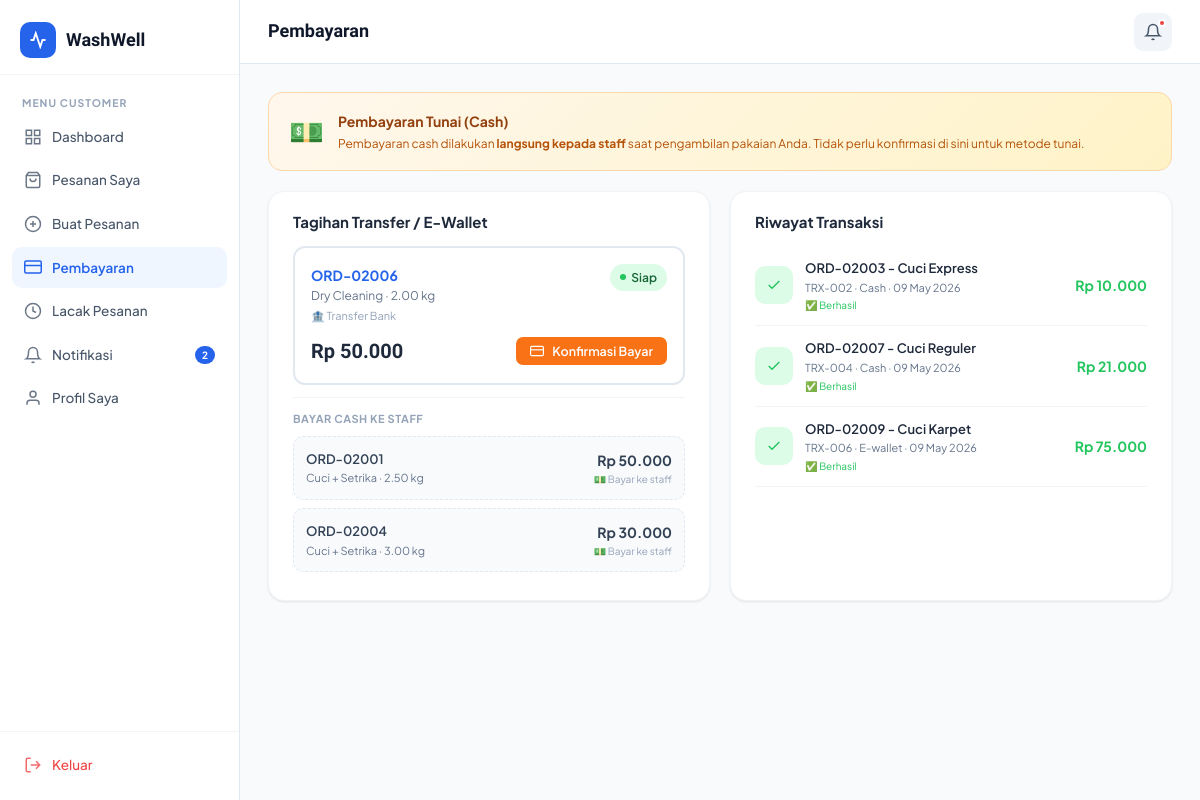
The page /customer/payments.php (signed in) on the database its author committed.
### tables this page shows
CREATE TABLE IF NOT EXISTS orders (
    id INT AUTO_INCREMENT PRIMARY KEY,
    order_code VARCHAR(20) UNIQUE NOT NULL,
    user_id INT NOT NULL,
    service_id INT NOT NULL,
    staff_id INT DEFAULT NULL,
    weight DECIMAL(5,2) DEFAULT 1.00,
    amount DECIMAL(10,2) NOT NULL,
    status ENUM('pending','in_progress','ready','delivered','cancelled') DEFAULT 'pending',
    pickup_date DATE,
    delivery_date DATE,
    notes TEXT,
    payment_status ENUM('unpaid','paid') DEFAULT 'unpaid',
    payment_method ENUM('cash','transfer','e-wallet') DEFAULT 'cash',
    created_at TIMESTAMP DEFAULT CURRENT_TIMESTAMP,
    updated_at TIMESTAMP DEFAULT CURRENT_TIMESTAMP ON UPDATE CURRENT_TIMESTAMP,
    FOREIGN KEY (user_id) REFERENCES users(id) ON DELETE CASCADE,
    FOREIGN KEY (service_id) REFERENCES services(id),
    FOREIGN KEY (staff_id) REFERENCES users(id) ON DELETE SET NULL
);

CREATE TABLE IF NOT EXISTS services (
    id INT AUTO_INCREMENT PRIMARY KEY,
    name VARCHAR(100) NOT NULL,
    description TEXT,
    price_per_kg DECIMAL(10,2) NOT NULL,
    duration_hours INT DEFAULT 24,
    is_active TINYINT(1) DEFAULT 1,
    created_at TIMESTAMP DEFAULT CURRENT_TIMESTAMP
);

CREATE TABLE IF NOT EXISTS transactions (
    id INT AUTO_INCREMENT PRIMARY KEY,
    order_id INT NOT NULL,
    transaction_code VARCHAR(30) UNIQUE NOT NULL,
    amount DECIMAL(10,2) NOT NULL,
    payment_method ENUM('cash','transfer','e-wallet') DEFAULT 'cash',
    status ENUM('pending','success','failed') DEFAULT 'pending',
    created_at TIMESTAMP DEFAULT CURRENT_TIMESTAMP,
    FOREIGN KEY (order_id) REFERENCES orders(id)
);

### includes/auth.php (called while the page is built, shortened)
<?php
require_once __DIR__ . '/config.php';
function getCurrentUser() {
    $db = getDB();
    $id = (int)$_SESSION['user_id'];
    $res = $db->query("SELECT * FROM users WHERE id=$id LIMIT 1");
    return $res ? $res->fetch_assoc() : null;
}
function getUnreadNotifs($userId) {
    $db = getDB();
    $uid = (int)$userId;
    $res = $db->query("SELECT COUNT(*) as cnt FROM notifications WHERE user_id=$uid AND is_read=0");
    return $res ? (int)$res->fetch_assoc()['cnt'] : 0;
}
?>

### includes/config.php (called while the page is built, shortened)
<?php
function formatRupiah($amount) {
    return 'Rp ' . number_format($amount, 0, ',', '.');
}
?>

### customer/payments.php (the view, shortened to what this page needs)
<?php
require_once '../includes/auth.php';
$db = getDB();
$user = getCurrentUser();
$uid = (int)$user['id'];
$transactions = $db->query("SELECT t.*,o.order_code,s.name as service_name FROM transactions t JOIN orders o ON t.order_id=o.id JOIN services s ON o.service_id=s.id WHERE o.user_id=$uid ORDER BY t.created_at DESC LIMIT 20");
?>
<!DOCTYPE html>
<html lang="id">
<head>
<link rel="stylesheet" href="../assets/css/style.css">
</head>
<body>
<div class="app-layout">
    <?php require_once('../customer/sidebar.php'); ?>
    <div class="main-content">
        <header class="topbar">
            <div class="topbar-left">
                <div class="topbar-title">Pembayaran</div>
            </div>
            <div class="topbar-right">
                <a href="notifications.php" class="notif-btn" style="position:relative;display:flex;align-items:center;justify-content:center;width:38px;height:38px;border-radius:9px;background:var(--gray-100);">
                    <svg width="18" height="18" viewBox="0 0 24 24" fill="none" stroke="currentColor" stroke-width="2"><path d="M18 8A6 6 0 0 0 6 8c0 7-3 9-3 9h18s-3-2-3-9"/><path d="M13.73 21a2 2 0 0 1-3.46 0"/></svg>
                    <?php if ($notifCount > 0): ?><span style="position:absolute;top:6px;right:6px;width:8px;height:8px;border-radius:50%;background:#EF4444;border:2px solid white;"></span><?php endif; ?>
                </a>
            </div>
        </header>
        <main class="page-content">
            <div style="background:linear-gradient(135deg,#FFF7ED,#FEF3C7);border:1.5px solid #FED7AA;border-radius:14px;padding:16px 20px;margin-bottom:20px;display:flex;align-items:center;gap:14px;">
                <div style="font-size:28px;flex-shrink:0;">💵</div>
                <div>
                    <div style="font-weight:700;font-size:14px;color:#92400E;margin-bottom:2px;">Pembayaran Tunai (Cash)</div>
                    <div style="font-size:12px;color:#B45309;line-height:1.5;">Pembayaran cash dilakukan <strong>langsung kepada staff</strong> saat pengambilan pakaian Anda. Tidak perlu konfirmasi di sini untuk metode tunai.</div>
                </div>
            </div>
            <div style="display:grid;grid-template-columns:1fr 1fr;gap:20px;">
                <div class="card">
                    <div class="card-header">
                        <span class="card-title">Tagihan Transfer / E-Wallet</span>
                    </div>
                    <div class="card-body" style="padding-top:12px;">
                        <?php
                        $unpaidNonCash = $db->query("SELECT o.*,s.name as service_name FROM orders o JOIN services s ON o.service_id=s.id WHERE o.user_id=$uid AND o.payment_status='unpaid' AND o.payment_method IN ('transfer','e-wallet') AND o.status!='cancelled' ORDER BY o.created_at DESC");
                        ?>
                        <?php if ($unpaidNonCash->num_rows === 0): ?>
                        <div style="text-align:center;padding:40px 0;color:var(--gray-400);">
                            <svg width="40" height="40" viewBox="0 0 24 24" fill="none" stroke="currentColor" stroke-width="1.5" style="margin-bottom:10px;opacity:0.4;"><path d="M22 11.08V12a10 10 0 1 1-5.93-9.14"/><polyline points="22 4 12 14.01 9 11.01"/></svg>
                            <p style="font-size:13px;">Tidak ada tagihan transfer/e-wallet.</p>
                            <p style="font-size:11px;color:var(--gray-400);">Tagihan cash dibayar langsung ke staff.</p>
                        </div>
                        <?php else: ?>
                        <?php while($o = $unpaidNonCash->fetch_assoc()): ?>
                        <div style="border:2px solid var(--gray-200);border-radius:12px;padding:16px;margin-bottom:12px;">
                            <div style="display:flex;justify-content:space-between;align-items:start;margin-bottom:10px;">
                                <div>
                                    <div style="font-weight:700;color:var(--primary)"><?= htmlspecialchars($o['order_code']) ?></div>
                                    <div style="font-size:12px;color:var(--gray-500);"><?= htmlspecialchars($o['service_name']) ?> · <?= $o['weight'] ?> kg</div>
                                    <div style="font-size:11px;color:var(--gray-400);margin-top:2px;"><?= $o['payment_method']==='transfer'?'🏦 Transfer Bank':'📱 E-Wallet' ?></div>
                                </div>
                                <span class="badge badge-<?= $o['status'] ?>"><?= ['pending'=>'Menunggu','in_progress'=>'Diproses','ready'=>'Siap'][($o['status'])] ?? $o['status'] ?></span>
                            </div>
                            <div style="display:flex;justify-content:space-between;align-items:center;">
                                <div style="font-size:20px;font-weight:800;font-family:'Sora',sans-serif;color:var(--gray-800);"><?= formatRupiah($o['amount']) ?></div>
                                <button class="btn btn-orange btn-sm" onclick="openPayModal(<?= $o['id'] ?>,'<?= htmlspecialchars($o['order_code']) ?>','<?= htmlspecialchars($o['service_name']) ?>',<?= $o['amount'] ?>,'<?= $o['payment_method'] ?>')">
                                    <svg width="14" height="14" viewBox="0 0 24 24" fill="none" stroke="currentColor" stroke-width="2"><rect x="1" y="4" width="22" height="16" rx="2"/><line x1="1" y1="10" x2="23" y2="10"/></svg>
                                    Konfirmasi Bayar
                                </button>
                            </div>
                        </div>
                        <?php endwhile; ?>
                        <?php endif; ?>
                        <?php
                        $unpaidCash = $db->query("SELECT o.*,s.name as service_name FROM orders o JOIN services s ON o.service_id=s.id WHERE o.user_id=$uid AND o.payment_status='unpaid' AND o.payment_method='cash' AND o.status!='cancelled' ORDER BY o.created_at DESC");
                        if ($unpaidCash->num_rows > 0): ?>
                        <div style="border-top:1px solid var(--gray-100);margin-top:12px;padding-top:12px;">
                            <div style="font-size:11px;font-weight:700;color:var(--gray-400);text-transform:uppercase;letter-spacing:0.5px;margin-bottom:8px;">Bayar Cash ke Staff</div>
                            <?php while($o = $unpaidCash->fetch_assoc()): ?>
                            <div style="border:1.5px dashed var(--gray-200);border-radius:10px;padding:12px;margin-bottom:8px;background:var(--gray-50);">
                                <div style="display:flex;justify-content:space-between;align-items:center;">
                                    <div>
                                        <div style="font-weight:600;font-size:13px;color:var(--gray-700)"><?= htmlspecialchars($o['order_code']) ?></div>
                                        <div style="font-size:11px;color:var(--gray-500);"><?= htmlspecialchars($o['service_name']) ?> · <?= $o['weight'] ?> kg</div>
                                    </div>
                                    <div style="text-align:right;">
                                        <div style="font-weight:700;font-size:14px;color:var(--gray-700)"><?= formatRupiah($o['amount']) ?></div>
                                        <div style="font-size:10px;color:var(--gray-400);">💵 Bayar ke staff</div>
                                    </div>
                                </div>
                            </div>
                            <?php endwhile; ?>
                        </div>
                        <?php endif; ?>
                    </div>
                </div>
                <div class="card">
                    <div class="card-header"><span class="card-title">Riwayat Transaksi</span></div>
                    <div class="card-body" style="padding-top:12px;">
                        <?php if ($transactions->num_rows === 0): ?>
                        <div style="text-align:center;padding:40px 0;color:var(--gray-400);font-size:13px;">Belum ada transaksi</div>
                        <?php else: ?>
                        <?php while($t = $transactions->fetch_assoc()): ?>
                        <div style="display:flex;align-items:center;gap:12px;padding:12px 0;border-bottom:1px solid var(--gray-100);">
                            <div style="width:38px;height:38px;border-radius:10px;background:<?= $t['status']==='success'?'var(--green-light)':($t['status']==='pending'?'#FEF3C7':'#FEE2E2') ?>;display:flex;align-items:center;justify-content:center;flex-shrink:0;">
                                <?php if($t['status']==='success'): ?>
                                <svg width="16" height="16" viewBox="0 0 24 24" fill="none" stroke="#22C55E" stroke-width="2"><polyline points="20 6 9 17 4 12"/></svg>
                                <?php elseif($t['status']==='pending'): ?>
                                <svg width="16" height="16" viewBox="0 0 24 24" fill="none" stroke="#D97706" stroke-width="2"><circle cx="12" cy="12" r="10"/><polyline points="12 6 12 12 16 14"/></svg>
                                <?php else: ?>
                                <svg width="16" height="16" viewBox="0 0 24 24" fill="none" stroke="#EF4444" stroke-width="2"><line x1="18" y1="6" x2="6" y2="18"/><line x1="6" y1="6" x2="18" y2="18"/></svg>
                                <?php endif; ?>
                            </div>
                            <div style="flex:1;">
                                <div style="font-size:13px;font-weight:600;"><?= htmlspecialchars($t['order_code']) ?> - <?= htmlspecialchars($t['service_name']) ?></div>
                                <div style="font-size:11px;color:var(--gray-500);"><?= htmlspecialchars($t['transaction_code']) ?> · <?= ucfirst($t['payment_method']) ?> · <?= date('d M Y', strtotime($t['created_at'])) ?></div>
                                <div style="font-size:10px;margin-top:1px;color:<?= $t['status']==='success'?'#22C55E':($t['status']==='pending'?'#D97706':'#EF4444') ?>;">
                                    <?= $t['status']==='success'?'✅ Berhasil':($t['status']==='pending'?'⏳ Menunggu Verifikasi':'❌ Gagal') ?>
                                </div>
                            </div>
                            <div style="font-weight:700;font-size:14px;color:<?= $t['status']==='success'?'var(--green)':($t['status']==='pending'?'#D97706':'#EF4444') ?>"><?= formatRupiah($t['amount']) ?></div>
                        </div>
                        <?php endwhile; ?>
                        <?php endif; ?>
                    </div>
                </div>
            </div>
        </main>
    </div>
</div>
</body>
</html>

### assets/css/style.css (style rules this page uses)
:root { --primary: #2563EB; --primary-light: #3B82F6; --primary-dark: #1D4ED8; --primary-bg: #EFF6FF; --orange: #F97316; --orange-light: #FED7AA; --green: #22C55E; --green-light: #DCFCE7; --teal: #06B6D4; --teal-light: #CFFAFE; --gray-50: #F8FAFC; --gray-100: #F1F5F9; --gray-200: #E2E8F0; --gray-300: #CBD5E1; --gray-400: #94A3B8; --gray-500: #64748B; --gray-600: #475569; --gray-700: #334155; --gray-800: #1E293B; --gray-900: #0F172A; --white: #FFFFFF; --shadow-sm: 0 1px 3px rgba(0,0,0,0.06), 0 1px 2px rgba(0,0,0,0.04); --shadow: 0 4px 6px -1px rgba(0,0,0,0.07), 0 2px 4px -1px rgba(0,0,0,0.04); --shadow-md: 0 10px 15px -3px rgba(0,0,0,0.08), 0 4px 6px -2px rgba(0,0,0,0.04); --shadow-lg: 0 20px 25px -5px rgba(0,0,0,0.08), 0 10px 10px -5px rgba(0,0,0,0.03); --radius: 12px; --radius-lg: 16px; --radius-xl: 24px; --sidebar-w: 240px; --font: 'Plus Jakarta Sans', sans-serif; --font-display: 'Sora', sans-serif; --transition: all 0.2s ease; }
*, *::before, *::after { box-sizing: border-box; margin: 0; padding: 0; }
html { scroll-behavior: smooth; }
body { font-family: var(--font); background: var(--gray-50); color: var(--gray-800); line-height: 1.6; font-size: 14px; }
a { text-decoration: none; color: inherit; }
button { cursor: pointer; border: none; font-family: var(--font); }
.btn { display: inline-flex; align-items: center; gap: 8px; padding: 9px 18px; border-radius: 8px; font-size: 13.5px; font-weight: 600; transition: var(--transition); white-space: nowrap; border: none; cursor: pointer; }
.btn-orange { background: var(--orange); color: var(--white); }
.btn-sm { padding: 6px 14px; font-size: 12.5px; border-radius: 7px; }
.badge { display: inline-flex; align-items: center; gap: 5px; padding: 4px 10px; border-radius: 20px; font-size: 12px; font-weight: 600; }
.badge::before { content:''; width:6px; height:6px; border-radius:50%; }
.badge-ready { background:var(--green-light); color:#166534; }
.badge-ready::before { background:var(--green); }
.card { background: var(--white); border-radius: var(--radius-lg); box-shadow: var(--shadow-sm); border: 1px solid var(--gray-100); }
.card-body { padding: 20px 24px; }
.card-header { padding: 18px 24px 0; display: flex; align-items: center; justify-content: space-between; gap: 12px; }
.card-title { font-size: 15px; font-weight: 700; color: var(--gray-800); }
.app-layout { display: flex; min-height: 100vh; }
.nav-item svg { flex-shrink: 0; opacity: 0.8; }
.nav-item.active svg { opacity: 1; }
.main-content { flex: 1; margin-left: var(--sidebar-w); display: flex; flex-direction: column; min-height: 100vh; }
.topbar { background: var(--white); border-bottom: 1px solid var(--gray-200); padding: 0 28px; height: 64px; display: flex; align-items: center; justify-content: space-between; position: sticky; top: 0; z-index: 50; }
.topbar-left { display: flex; align-items: center; gap: 16px; }
.topbar-title { font-family: var(--font-display); font-size: 18px; font-weight: 700; color: var(--gray-900); }
.topbar-right { display: flex; align-items: center; gap: 12px; }
.page-content { padding: 28px; flex: 1; }
.notif-btn { position: relative; background: var(--gray-100); border: none; border-radius: 10px; width: 38px; height: 38px; display: flex; align-items: center; justify-content: center; color: var(--gray-600); transition: var(--transition); }

### rows shown on the page
orders: order_code "ORD-02006", service.name "Dry Cleaning", weight "2.00", payment_method "🏦 Transfer Bank", status "Siap", amount "Rp 50.000"
orders: order_code "ORD-02001", service.name "Cuci + Setrika", weight "2.50", amount "Rp 50.000"
orders: order_code "ORD-02004", service.name "Cuci + Setrika", weight "3.00", amount "Rp 30.000"
transactions: status "success" (drawn), order.order_code "ORD-02003", services.name "Cuci Express", transaction_code "TRX-002", payment_method "Cash", created_at "09 May 2026", amount "Rp 10.000"
transactions: status "success" (drawn), order.order_code "ORD-02007", services.name "Cuci Reguler", transaction_code "TRX-004", payment_method "Cash", created_at "09 May 2026", amount "Rp 21.000"
transactions: status "success" (drawn), order.order_code "ORD-02009", services.name "Cuci Karpet", transaction_code "TRX-006", payment_method "E-wallet", created_at "09 May 2026", amount "Rp 75.000"

### other values the page prints
$item['label'] "Dashboard"
$item['label'] "Pesanan Saya"
$item['label'] "Buat Pesanan"
$item['label'] "Pembayaran"
$item['label'] "Lacak Pesanan"
$item['label'] "Notifikasi"
$notifCount "2"
$item['label'] "Profil Saya"
